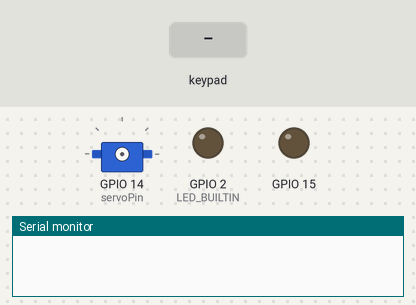
This sketch was run on a simulated ESP32. Parts: servo, output pins drawn as LEDs (lit = HIGH), the last lines printed to the serial monitor. The inputs (shaded band) are chosen by the test bench. Servo pulses on a pin are drawn as a servo (544–2400 µs = 0–180°).

Above: at 1.2 s.
1.3 s: key 'L' pressed
At 2.9 s:
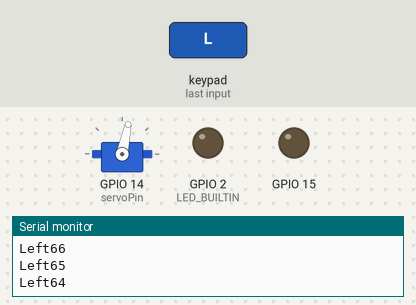
3.2 s: key 'U' pressed
At 4.4 s:
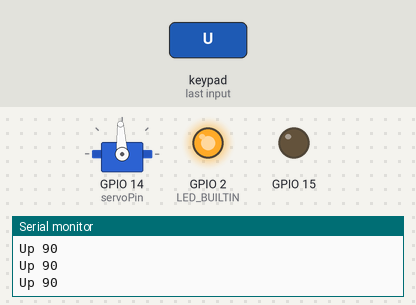
4.7 s: key 'D' pressed
At 5.7 s:
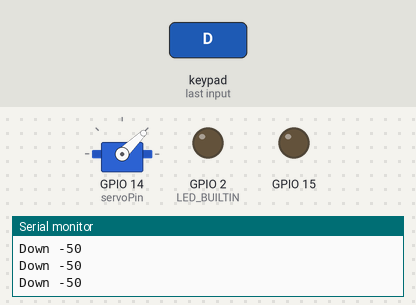
6.2 s: key 'S' pressed
At 7.5 s:
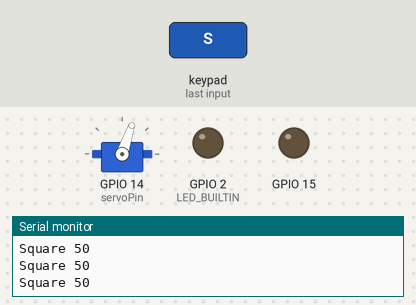
Timing chart, 0 to 8.7 s (numbered marks = the images above; inputs shaded):
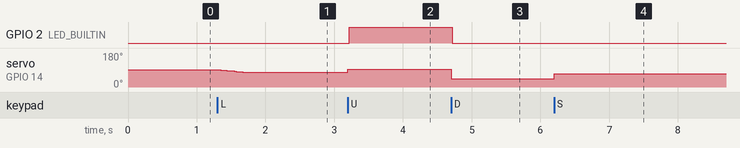

The sketch:

BlutoothAppServo.ino
```cpp
/*
  Citation
  https://thestempedia.com/docs/dabble/game-pad-module/
*/
#define CUSTOM_SETTINGS
#define INCLUDE_GAMEPAD_MODULE
#include <DabbleESP32.h>

#include "ESP32_Servo.h"

Servo myservo;

int pos = 0;
int servoPin = 14;
int i = 0;
void setup() {
  // put your setup code here, to run once:
  Serial.begin(115200);      // make sure your Serial Monitor is also set at this baud rate.
  Dabble.begin("DemoDevice");       //set bluetooth name of your device
  pinMode(15, OUTPUT);
    pinMode(LED_BUILTIN, OUTPUT);
  myservo.attach(servoPin);
  i = 90;

}

void loop() {
  Dabble.processInput();             //this function is used to refresh data obtained from smartphone.Hence calling this function is mandatory in order to get data properly from your mobile.
  //Serial.print("KeyPressed: ");
  if (GamePad.isUpPressed())
  {
    Serial.print("Up ");
    Serial.println(i);
    i = 90;
    myservo.write(i);
    delay(15);
    digitalWrite(LED_BUILTIN, HIGH);
  }

  if (GamePad.isDownPressed())
  {
    Serial.print("Down ");
    Serial.println(i);
    i = -50;
    myservo.write(i);
    delay(15);
    digitalWrite(LED_BUILTIN, LOW);
  }

  if (GamePad.isLeftPressed())
  {
    Serial.print("Left");
    Serial.println(i);
    i = i - 1;
    myservo.write(i);
    delay(15);
  }

  if (GamePad.isRightPressed())
  {
    Serial.print("Right");
    Serial.println(i);
    i = i + 1;
    myservo.write(i);
    delay(15);
  }

  if (GamePad.isSquarePressed())
  {
    Serial.print("Square ");
    Serial.println(i);
    i = 50;
    myservo.write(i);
    delay(15);
  }


}
```

ESP32_Servo.cpp
```cpp
/*Citation
  https://github.com/jkb-git/ESP32Servo
 */

#include "ESP32_Servo.h"
#include "esp32-hal-ledc.h"
#include "Arduino.h"

// initialize the class variable ServoCount
int Servo::ServoCount = 0;

// The ChannelUsed array elements are 0 if never used, 1 if in use, and -1 if used and disposed
// (i.e., available for reuse)
int Servo::ChannelUsed[MAX_SERVOS+1] = {0}; // we ignore the zeroth element

Servo::Servo()
{
    this->servoChannel = 0;
    // see if there is a servo channel available for reuse
    bool foundChannelForReuse = false;
    for (int i = 1; i < MAX_SERVOS+1; i++)
    {
        if (ChannelUsed[i] == -1)
        {
            // reclaim this channel
            ChannelUsed[i] = 1;
            this->servoChannel = i;
            foundChannelForReuse = true;
            break;
        }
    }
    if (!foundChannelForReuse)
    {
        // no channels available for reuse; get a new one if we can
        if (ServoCount < MAX_SERVOS)
        {
            this->servoChannel = ++ServoCount;   // assign a servo channel number to this instance
            ChannelUsed[this->servoChannel] = 1;
        }
        else
        {
            this->servoChannel = 0;  // too many servos in use
        }
    }
    // if we got a channel either way, finish initializing it
    if (this->servoChannel > 0)
    {
        // initialize this channel with plausible values, except pin # (we set pin # when attached)
        this->ticks = DEFAULT_PULSE_WIDTH_TICKS;
        this->timer_width = DEFAULT_TIMER_WIDTH;
        this->pinNumber = -1;     // make it clear that we haven't attached a pin to this channel
        this->min = DEFAULT_uS_LOW;
        this->max = DEFAULT_uS_HIGH;
        this->timer_width_ticks = pow(2,this->timer_width);
    }
}

int Servo::attach(int pin)
{
    return (this->attach(pin, DEFAULT_uS_LOW, DEFAULT_uS_HIGH));
}

int Servo::attach(int pin, int min, int max)
{
    if ((this->servoChannel <= MAX_SERVOS) && (this->servoChannel > 0))
    {
        // Recommend only the following pins 2,4,12-19,21-23,25-27,32-33 (enforcement commented out)
        //if ((pin == 2) || (pin ==4) || ((pin >= 12) && (pin <= 19)) || ((pin >= 21) && (pin <= 23)) ||
        //        ((pin >= 25) && (pin <= 27)) || (pin == 32) || (pin == 33))
        //{
            // OK to proceed; first check for new/reuse
            if (this->pinNumber < 0) // we are attaching to a new or previously detached pin; we need to initialize/reinitialize
            {
                // claim/reclaim this channel
                ChannelUsed[this->servoChannel] = 1;
                this->ticks = DEFAULT_PULSE_WIDTH_TICKS;
                this->timer_width = DEFAULT_TIMER_WIDTH;
                this->timer_width_ticks = pow(2,this->timer_width);
            }
            this->pinNumber = pin;
        //}
        //else
        //{
        //    return 0;
        //}

        // min/max checks
        if (min < MIN_PULSE_WIDTH)          // ensure pulse width is valid
            min = MIN_PULSE_WIDTH;
        if (max > MAX_PULSE_WIDTH)
            max = MAX_PULSE_WIDTH;
        this->min = min;     //store this value in uS
        this->max = max;    //store this value in uS
        // Set up this channel
        // if you want anything other than default timer width, you must call setTimerWidth() before attach
        ledcSetup(this->servoChannel, REFRESH_CPS, this->timer_width); // channel #, 50 Hz, timer width
        ledcAttachPin(this->pinNumber, this->servoChannel);   // GPIO pin assigned to channel
    }
    else return 0;
}

void Servo::detach()
{
    if (this->attached())
    {
        ledcDetachPin(this->pinNumber);
        //keep track of detached servos channels so we can reuse them if needed
        ChannelUsed[this->servoChannel] = -1;
        this->pinNumber = -1;
    }
}

void Servo::write(int value)
{
    // treat values less than MIN_PULSE_WIDTH (500) as angles in degrees (valid values in microseconds are handled as microseconds)
    if (value < MIN_PULSE_WIDTH)
    {
        if (value < 0)
            value = 0;
        else if (value > 180)
            value = 180;

        value = map(value, 0, 180, this->min, this->max);
    }
    this->writeMicroseconds(value);
}

void Servo::writeMicroseconds(int value)
{
    // calculate and store the values for the given channel
    if ((this->servoChannel <= MAX_SERVOS) && (this->attached()))   // ensure channel is valid
    {
        if (value < this->min)          // ensure pulse width is valid
            value = this->min;
        else if (value > this->max)
            value = this->max;

        value = usToTicks(value);  // convert to ticks
        this->ticks = value;
        // do the actual write
        ledcWrite(this->servoChannel, this->ticks);
    }
}

int Servo::read() // return the value as degrees
{
    return (map(readMicroseconds()+1, this->min, this->max, 0, 180));
}

int Servo::readMicroseconds()
{
    int pulsewidthUsec;
    if ((this->servoChannel <= MAX_SERVOS) && (this->attached()))
    {
        pulsewidthUsec = ticksToUs(this->ticks);
    }
    else
    {
        pulsewidthUsec = 0;
    }

    return (pulsewidthUsec);
}

bool Servo::attached()
{
    return (ChannelUsed[this->servoChannel]);
}

void Servo::setTimerWidth(int value)
{
    // only allow values between 16 and 20
    if (value < 16)
        value = 16;
    else if (value > 20)
        value = 20;

    // Fix the current ticks value after timer width change
    // The user can reset the tick value with a write() or writeUs()
    int widthDifference = this->timer_width - value;
    // if positive multiply by diff; if neg, divide
    if (widthDifference > 0)
    {
        this->ticks << widthDifference;
    }
    else
    {
        this->ticks >> widthDifference;
    }

    this->timer_width = value;
    this->timer_width_ticks = pow(2,this->timer_width);

    // If this is an attached servo, clean up
    if ((this->servoChannel <= MAX_SERVOS) && (this->attached()))
    {
        // detach, setup and attach again to reflect new timer width
        ledcDetachPin(this->pinNumber);
        ledcSetup(this->servoChannel, REFRESH_CPS, this->timer_width);
        ledcAttachPin(this->pinNumber, this->servoChannel);
    }
}

int Servo::readTimerWidth()
{
    return (this->timer_width);
}

int Servo::usToTicks(int usec)
{
    return (int)((float)usec / ((float)REFRESH_USEC / (float)this->timer_width_ticks));
}

int Servo::ticksToUs(int ticks)
{
    return (int)((float)ticks * ((float)REFRESH_USEC / (float)this->timer_width_ticks));
}
```

ESP32_Servo.h
```cpp
/*Citation
  https://github.com/jkb-git/ESP32Servo
 */
#ifndef ESP32_Servo_h
#define ESP32_Servo_h

// Values for TowerPro MG995 large servos (and many other hobbyist servos)
#define DEFAULT_uS_LOW 1000        // 1000us
#define DEFAULT_uS_HIGH 2000      // 2000us

// Values for TowerPro SG90 small servos
//#define DEFAULT_uS_LOW 400
//#define DEFAULT_uS_HIGH 2400

#define DEFAULT_TIMER_WIDTH 16
#define DEFAULT_TIMER_WIDTH_TICKS 65536

#define ESP32_Servo_VERSION           1     // software version of this library

#define MIN_PULSE_WIDTH       500     // the shortest pulse sent to a servo
#define MAX_PULSE_WIDTH      2500     // the longest pulse sent to a servo
#define DEFAULT_PULSE_WIDTH  1500     // default pulse width when servo is attached
#define DEFAULT_PULSE_WIDTH_TICKS 4825
#define REFRESH_CPS            50
#define REFRESH_USEC         20000

#define MAX_SERVOS              16     // no. of PWM channels in ESP32

/*
* This group/channel/timmer mapping is for information only;
* the details are handled by lower-level code
*
* LEDC Chan to Group/Channel/Timer Mapping
** ledc: 0  => Group: 0, Channel: 0, Timer: 0
** ledc: 1  => Group: 0, Channel: 1, Timer: 0
** ledc: 2  => Group: 0, Channel: 2, Timer: 1
** ledc: 3  => Group: 0, Channel: 3, Timer: 1
** ledc: 4  => Group: 0, Channel: 4, Timer: 2
** ledc: 5  => Group: 0, Channel: 5, Timer: 2
** ledc: 6  => Group: 0, Channel: 6, Timer: 3
** ledc: 7  => Group: 0, Channel: 7, Timer: 3
** ledc: 8  => Group: 1, Channel: 0, Timer: 0
** ledc: 9  => Group: 1, Channel: 1, Timer: 0
** ledc: 10 => Group: 1, Channel: 2, Timer: 1
** ledc: 11 => Group: 1, Channel: 3, Timer: 1
** ledc: 12 => Group: 1, Channel: 4, Timer: 2
** ledc: 13 => Group: 1, Channel: 5, Timer: 2
** ledc: 14 => Group: 1, Channel: 6, Timer: 3
** ledc: 15 => Group: 1, Channel: 7, Timer: 3
*/

class Servo
{
public:
  Servo();
  // Arduino Servo Library calls
  int attach(int pin);                   // attach the given pin to the next free channel, returns channel number or 0 if failure
  int attach(int pin, int min, int max); // as above but also sets min and max values for writes.
  void detach();
  void write(int value);                 // if value is < MIN_PULSE_WIDTH its treated as an angle, otherwise as pulse width in microseconds
  void writeMicroseconds(int value);     // Write pulse width in microseconds
  int read();                            // returns current pulse width as an angle between 0 and 180 degrees
  int readMicroseconds();                // returns current pulse width in microseconds for this servo
  bool attached();                       // return true if this servo is attached, otherwise false

  // ESP32 only functions
  void setTimerWidth(int value);     // set the PWM timer width (ESP32 ONLY)
  int readTimerWidth();              // get the PWM timer width (ESP32 ONLY)

  private:
   int usToTicks(int usec);
   int ticksToUs(int ticks);
   static int ServoCount;                             // the total number of attached servos
   static int ChannelUsed[];                          // used to track whether a channel is in service
   int servoChannel = 0;                              // channel number for this servo
   int min = DEFAULT_uS_LOW;                          // minimum pulse width for this servo
   int max = DEFAULT_uS_HIGH;                         // maximum pulse width for this servo
   int pinNumber = 0;                                 // GPIO pin assigned to this channel
   int timer_width = DEFAULT_TIMER_WIDTH;             // ESP32 allows variable width PWM timers
   int ticks = DEFAULT_PULSE_WIDTH_TICKS;             // current pulse width on this channel
   int timer_width_ticks = DEFAULT_TIMER_WIDTH_TICKS; // no. of ticks at rollover; varies with width
};
#endif
```

Measured:
- after the input at 1.3 s, servo on GPIO 14 (servoPin): moves from 92° to 78° over 0.37 s, starting at once
- after the input at 3.2 s, GPIO 2 (LED_BUILTIN): LOW → HIGH at once; servo on GPIO 14 (servoPin): 78° → 93° at once
- after the input at 4.7 s, GPIO 2 (LED_BUILTIN): HIGH → LOW at once; servo on GPIO 14 (servoPin): 93° → 44° at once
- after the input at 6.2 s, servo on GPIO 14 (servoPin): 44° → 71° at once
